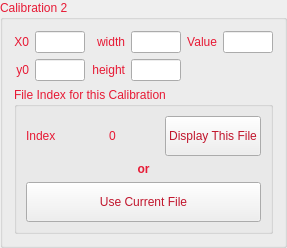
                   <widget class="QGroupBox" name="region2">
                    <property name="palette">
                     <palette>
                      <active>
                       <colorrole role="WindowText">
                        <brush brushstyle="SolidPattern">
                         <color alpha="255">
                          <red>231</red>
                          <green>26</green>
                          <blue>53</blue>
                         </color>
                        </brush>
                       </colorrole>
                      </active>
                      <inactive>
                       <colorrole role="WindowText">
                        <brush brushstyle="SolidPattern">
                         <color alpha="255">
                          <red>231</red>
                          <green>26</green>
                          <blue>53</blue>
                         </color>
                        </brush>
                       </colorrole>
                      </inactive>
                      <disabled>
                       <colorrole role="WindowText">
                        <brush brushstyle="SolidPattern">
                         <color alpha="255">
                          <red>69</red>
                          <green>69</green>
                          <blue>69</blue>
                         </color>
                        </brush>
                       </colorrole>
                      </disabled>
                     </palette>
                    </property>
                    <property name="title">
                     <string>Calibration 2</string>
                    </property>
                    <layout class="QVBoxLayout" name="verticalLayout_6">
                     <item>
                      <layout class="QGridLayout" name="gridLayout_2">
                       <item row="0" column="0">
                        <widget class="QLabel" name="label_40">
                         <property name="palette">
                          <palette>
                           <active>
                            <colorrole role="ButtonText">
                             <brush brushstyle="SolidPattern">
                              <color alpha="255">
                               <red>193</red>
                               <green>22</green>
                               <blue>45</blue>
                              </color>
                             </brush>
                            </colorrole>
                           </active>
                           <inactive>
                            <colorrole role="ButtonText">
                             <brush brushstyle="SolidPattern">
                              <color alpha="255">
                               <red>193</red>
                               <green>22</green>
                               <blue>45</blue>
                              </color>
                             </brush>
                            </colorrole>
                           </inactive>
                           <disabled>
                            <colorrole role="ButtonText">
                             <brush brushstyle="SolidPattern">
                              <color alpha="255">
                               <red>106</red>
                               <green>104</green>
                               <blue>100</blue>
                              </color>
                             </brush>
                            </colorrole>
                           </disabled>
                          </palette>
                         </property>
                         <property name="text">
                          <string>X0</string>
                         </property>
                         <property name="alignment">
                          <set>Qt::AlignRight|Qt::AlignTrailing|Qt::AlignVCenter</set>
                         </property>
                        </widget>
                       </item>
                       <item row="0" column="1">
                        <widget class="QLineEdit" name="calibration2_x0">
                         <property name="maximumSize">
                          <size>
                           <width>50</width>
                           <height>16777215</height>
                          </size>
                         </property>
                         <property name="baseSize">
                          <size>
                           <width>0</width>
                           <height>0</height>
                          </size>
                         </property>
                        </widget>
                       </item>
                       <item row="0" column="2">
                        <widget class="QLabel" name="label_41">
                         <property name="palette">
                          <palette>
                           <active>
                            <colorrole role="ButtonText">
                             <brush brushstyle="SolidPattern">
                              <color alpha="255">
                               <red>193</red>
                               <green>22</green>
                               <blue>45</blue>
                              </color>
                             </brush>
                            </colorrole>
                           </active>
                           <inactive>
                            <colorrole role="ButtonText">
                             <brush brushstyle="SolidPattern">
                              <color alpha="255">
                               <red>193</red>
                               <green>22</green>
                               <blue>45</blue>
                              </color>
                             </brush>
                            </colorrole>
                           </inactive>
                           <disabled>
                            <colorrole role="ButtonText">
                             <brush brushstyle="SolidPattern">
                              <color alpha="255">
                               <red>106</red>
                               <green>104</green>
                               <blue>100</blue>
                              </color>
                             </brush>
                            </colorrole>
                           </disabled>
                          </palette>
                         </property>
                         <property name="text">
                          <string>width</string>
                         </property>
                         <property name="alignment">
                          <set>Qt::AlignRight|Qt::AlignTrailing|Qt::AlignVCenter</set>
                         </property>
                        </widget>
                       </item>
                       <item row="0" column="3">
                        <widget class="QLineEdit" name="calibration2_width">
                         <property name="maximumSize">
                          <size>
                           <width>50</width>
                           <height>16777215</height>
                          </size>
                         </property>
                        </widget>
                       </item>
                       <item row="0" column="4">
                        <widget class="QLabel" name="label_42">
                         <property name="palette">
                          <palette>
                           <active>
                            <colorrole role="ButtonText">
                             <brush brushstyle="SolidPattern">
                              <color alpha="255">
                               <red>193</red>
                               <green>22</green>
                               <blue>45</blue>
                              </color>
                             </brush>
                            </colorrole>
                           </active>
                           <inactive>
                            <colorrole role="ButtonText">
                             <brush brushstyle="SolidPattern">
                              <color alpha="255">
                               <red>193</red>
                               <green>22</green>
                               <blue>45</blue>
                              </color>
                             </brush>
                            </colorrole>
                           </inactive>
                           <disabled>
                            <colorrole role="ButtonText">
                             <brush brushstyle="SolidPattern">
                              <color alpha="255">
                               <red>106</red>
                               <green>104</green>
                               <blue>100</blue>
                              </color>
                             </brush>
                            </colorrole>
                           </disabled>
                          </palette>
                         </property>
                         <property name="text">
                          <string>Value</string>
                         </property>
                         <property name="alignment">
                          <set>Qt::AlignRight|Qt::AlignTrailing|Qt::AlignVCenter</set>
                         </property>
                        </widget>
                       </item>
                       <item row="0" column="5">
                        <widget class="QLineEdit" name="calibration2_value">
                         <property name="maximumSize">
                          <size>
                           <width>50</width>
                           <height>16777215</height>
                          </size>
                         </property>
                        </widget>
                       </item>
                       <item row="1" column="0">
                        <widget class="QLabel" name="label_43">
                         <property name="palette">
                          <palette>
                           <active>
                            <colorrole role="ButtonText">
                             <brush brushstyle="SolidPattern">
                              <color alpha="255">
                               <red>193</red>
                               <green>22</green>
                               <blue>45</blue>
                              </color>
                             </brush>
                            </colorrole>
                           </active>
                           <inactive>
                            <colorrole role="ButtonText">
                             <brush brushstyle="SolidPattern">
                              <color alpha="255">
                               <red>193</red>
                               <green>22</green>
                               <blue>45</blue>
                              </color>
                             </brush>
                            </colorrole>
                           </inactive>
                           <disabled>
                            <colorrole role="ButtonText">
                             <brush brushstyle="SolidPattern">
                              <color alpha="255">
                               <red>106</red>
                               <green>104</green>
                               <blue>100</blue>
                              </color>
                             </brush>
                            </colorrole>
                           </disabled>
                          </palette>
                         </property>
                         <property name="text">
                          <string>y0</string>
                         </property>
                         <property name="alignment">
                          <set>Qt::AlignRight|Qt::AlignTrailing|Qt::AlignVCenter</set>
                         </property>
                        </widget>
                       </item>
                       <item row="1" column="1">
                        <widget class="QLineEdit" name="calibration2_y0">
                         <property name="maximumSize">
                          <size>
                           <width>50</width>
                           <height>16777215</height>
                          </size>
                         </property>
                        </widget>
                       </item>
                       <item row="1" column="2">
                        <widget class="QLabel" name="label_44">
                         <property name="palette">
                          <palette>
                           <active>
                            <colorrole role="ButtonText">
                             <brush brushstyle="SolidPattern">
                              <color alpha="255">
                               <red>193</red>
                               <green>22</green>
                               <blue>45</blue>
                              </color>
                             </brush>
                            </colorrole>
                           </active>
                           <inactive>
                            <colorrole role="ButtonText">
                             <brush brushstyle="SolidPattern">
                              <color alpha="255">
                               <red>193</red>
                               <green>22</green>
                               <blue>45</blue>
                              </color>
                             </brush>
                            </colorrole>
                           </inactive>
                           <disabled>
                            <colorrole role="ButtonText">
                             <brush brushstyle="SolidPattern">
                              <color alpha="255">
                               <red>106</red>
                               <green>104</green>
                               <blue>100</blue>
                              </color>
                             </brush>
                            </colorrole>
                           </disabled>
                          </palette>
                         </property>
                         <property name="text">
                          <string>height</string>
                         </property>
                         <property name="alignment">
                          <set>Qt::AlignRight|Qt::AlignTrailing|Qt::AlignVCenter</set>
                         </property>
                        </widget>
                       </item>
                       <item row="1" column="3">
                        <widget class="QLineEdit" name="calibration2_height">
                         <property name="maximumSize">
                          <size>
                           <width>50</width>
                           <height>16777215</height>
                          </size>
                         </property>
                        </widget>
                       </item>
                      </layout>
                     </item>
                     <item>
                      <widget class="QGroupBox" name="groupBox_2">
                       <property name="title">
                        <string>File Index for this Calibration</string>
                       </property>
                       <layout class="QVBoxLayout" name="verticalLayout_9">
                        <item>
                         <layout class="QHBoxLayout" name="horizontalLayout_5">
                          <item>
                           <widget class="QLabel" name="label_45">
                            <property name="palette">
                             <palette>
                              <active>
                               <colorrole role="ButtonText">
                                <brush brushstyle="SolidPattern">
                                 <color alpha="255">
                                  <red>193</red>
                                  <green>22</green>
                                  <blue>45</blue>
                                 </color>
                                </brush>
                               </colorrole>
                              </active>
                              <inactive>
                               <colorrole role="ButtonText">
                                <brush brushstyle="SolidPattern">
                                 <color alpha="255">
                                  <red>193</red>
                                  <green>22</green>
                                  <blue>45</blue>
                                 </color>
                                </brush>
                               </colorrole>
                              </inactive>
                              <disabled>
                               <colorrole role="ButtonText">
                                <brush brushstyle="SolidPattern">
                                 <color alpha="255">
                                  <red>106</red>
                                  <green>104</green>
                                  <blue>100</blue>
                                 </color>
                                </brush>
                               </colorrole>
                              </disabled>
                             </palette>
                            </property>
                            <property name="text">
                             <string>Index</string>
                            </property>
                           </widget>
                          </item>
                          <item>
                           <widget class="QLabel" name="calibration2_index">
                            <property name="minimumSize">
                             <size>
                              <width>50</width>
                              <height>0</height>
                             </size>
                            </property>
                            <property name="maximumSize">
                             <size>
                              <width>20</width>
                              <height>1666</height>
                             </size>
                            </property>
                            <property name="palette">
                             <palette>
                              <active>
                               <colorrole role="ButtonText">
                                <brush brushstyle="SolidPattern">
                                 <color alpha="255">
                                  <red>193</red>
                                  <green>22</green>
                                  <blue>45</blue>
                                 </color>
                                </brush>
                               </colorrole>
                              </active>
                              <inactive>
                               <colorrole role="ButtonText">
                                <brush brushstyle="SolidPattern">
                                 <color alpha="255">
                                  <red>193</red>
                                  <green>22</green>
                                  <blue>45</blue>
                                 </color>
                                </brush>
                               </colorrole>
                              </inactive>
                              <disabled>
                               <colorrole role="ButtonText">
                                <brush brushstyle="SolidPattern">
                                 <color alpha="255">
                                  <red>106</red>
                                  <green>104</green>
                                  <blue>100</blue>
                                 </color>
                                </brush>
                               </colorrole>
                              </disabled>
                             </palette>
                            </property>
                            <property name="text">
                             <string>0</string>
                            </property>
                           </widget>
                          </item>
                          <item>
                           <widget class="QPushButton" name="calibration2_display_this_file_button">
                            <property name="minimumSize">
                             <size>
                              <width>0</width>
                              <height>40</height>
                             </size>
                            </property>
                            <property name="maximumSize">
                             <size>
                              <width>16777215</width>
                              <height>40</height>
                             </size>
                            </property>
                            <property name="palette">
                             <palette>
                              <active>
                               <colorrole role="ButtonText">
                                <brush brushstyle="SolidPattern">
                                 <color alpha="255">
                                  <red>193</red>
                                  <green>22</green>
                                  <blue>45</blue>
                                 </color>
                                </brush>
                               </colorrole>
                              </active>
                              <inactive>
                               <colorrole role="ButtonText">
                                <brush brushstyle="SolidPattern">
                                 <color alpha="255">
                                  <red>193</red>
                                  <green>22</green>
                                  <blue>45</blue>
                                 </color>
                                </brush>
                               </colorrole>
                              </inactive>
                              <disabled>
                               <colorrole role="ButtonText">
                                <brush brushstyle="SolidPattern">
                                 <color alpha="255">
                                  <red>106</red>
                                  <green>104</green>
                                  <blue>100</blue>
                                 </color>
                                </brush>
                               </colorrole>
                              </disabled>
                             </palette>
                            </property>
                            <property name="text">
                             <string>Display This File</string>
                            </property>
                           </widget>
                          </item>
                         </layout>
                        </item>
                        <item>
                         <widget class="QLabel" name="label_4">
                          <property name="palette">
                           <palette>
                            <active>
                             <colorrole role="ButtonText">
                              <brush brushstyle="SolidPattern">
                               <color alpha="255">
                                <red>193</red>
                                <green>22</green>
                                <blue>45</blue>
                               </color>
                              </brush>
                             </colorrole>
                            </active>
                            <inactive>
                             <colorrole role="ButtonText">
                              <brush brushstyle="SolidPattern">
                               <color alpha="255">
                                <red>193</red>
                                <green>22</green>
                                <blue>45</blue>
                               </color>
                              </brush>
                             </colorrole>
                            </inactive>
                            <disabled>
                             <colorrole role="ButtonText">
                              <brush brushstyle="SolidPattern">
                               <color alpha="255">
                                <red>106</red>
                                <green>104</green>
                                <blue>100</blue>
                               </color>
                              </brush>
                             </colorrole>
                            </disabled>
                           </palette>
                          </property>
                          <property name="font">
                           <font>
                            <weight>75</weight>
                            <bold>true</bold>
                           </font>
                          </property>
                          <property name="statusTip">
                           <string notr="true"/>
                          </property>
                          <property name="text">
                           <string>or</string>
                          </property>
                          <property name="alignment">
                           <set>Qt::AlignCenter</set>
                          </property>
                         </widget>
                        </item>
                        <item>
                         <widget class="QPushButton" name="calibration2_use_current_file_button">
                          <property name="minimumSize">
                           <size>
                            <width>0</width>
                            <height>40</height>
                           </size>
                          </property>
                          <property name="maximumSize">
                           <size>
                            <width>16777215</width>
                            <height>40</height>
                           </size>
                          </property>
                          <property name="palette">
                           <palette>
                            <active>
                             <colorrole role="ButtonText">
                              <brush brushstyle="SolidPattern">
                               <color alpha="255">
                                <red>193</red>
                                <green>22</green>
                                <blue>45</blue>
                               </color>
                              </brush>
                             </colorrole>
                            </active>
                            <inactive>
                             <colorrole role="ButtonText">
                              <brush brushstyle="SolidPattern">
                               <color alpha="255">
                                <red>193</red>
                                <green>22</green>
                                <blue>45</blue>
                               </color>
                              </brush>
                             </colorrole>
                            </inactive>
                            <disabled>
                             <colorrole role="ButtonText">
                              <brush brushstyle="SolidPattern">
                               <color alpha="255">
                                <red>106</red>
                                <green>104</green>
                                <blue>100</blue>
                               </color>
                              </brush>
                             </colorrole>
                            </disabled>
                           </palette>
                          </property>
                          <property name="text">
                           <string>Use Current File</string>
                          </property>
                         </widget>
                        </item>
                       </layout>
                      </widget>
                     </item>
                    </layout>
                   </widget>
